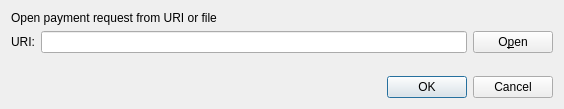
<?xml version="1.0" encoding="UTF-8"?>
<ui version="4.0">
 <class>OpenURIDialog</class>
 <widget class="QDialog" name="OpenURIDialog">
  <property name="geometry">
   <rect>
    <x>0</x>
    <y>0</y>
    <width>564</width>
    <height>109</height>
   </rect>
  </property>
  <property name="windowTitle">
   <string>Open URI</string>
  </property>
  <layout class="QVBoxLayout" name="verticalLayout">
   <item>
    <widget class="QLabel" name="label_2">
     <property name="text">
      <string>Open payment request from URI or file</string>
     </property>
    </widget>
   </item>
   <item>
    <layout class="QHBoxLayout" name="horizontalLayout">
     <item>
      <widget class="QLabel" name="label">
       <property name="text">
        <string>URI:</string>
       </property>
      </widget>
     </item>
     <item>
      <widget class="QValidatedLineEdit" name="uriEdit"/>
     </item>
     <item>
      <widget class="QPushButton" name="selectFileButton">
       <property name="toolTip">
        <string>Select payment request file</string>
       </property>
       <property name="text">
        <string notr="true">O&amp;pen</string>
       </property>
       <property name="icon">
        <iconset resource="../bitcoin.qrc">
         <normaloff>:/images/res/images/open.png</normaloff>:/images/res/images/open.png</iconset>
       </property>
       <property name="autoDefault">
        <bool>false</bool>
       </property>
      </widget>
     </item>
    </layout>
   </item>
   <item>
    <spacer name="verticalSpacer">
     <property name="orientation">
      <enum>Qt::Vertical</enum>
     </property>
     <property name="sizeHint" stdset="0">
      <size>
       <width>20</width>
       <height>40</height>
      </size>
     </property>
    </spacer>
   </item>
   <item>
    <widget class="QDialogButtonBox" name="buttonBox">
     <property name="orientation">
      <enum>Qt::Horizontal</enum>
     </property>
     <property name="standardButtons">
      <set>QDialogButtonBox::Cancel|QDialogButtonBox::Ok</set>
     </property>
    </widget>
   </item>
  </layout>
 </widget>
 <customwidgets>
  <customwidget>
   <class>QValidatedLineEdit</class>
   <extends>QLineEdit</extends>
   <header>qvalidatedlineedit.h</header>
  </customwidget>
 </customwidgets>
 <resources>
  <include location="../bitcoin.qrc"/>
 </resources>
 <connections>
  <connection>
   <sender>buttonBox</sender>
   <signal>accepted()</signal>
   <receiver>OpenURIDialog</receiver>
   <slot>accept()</slot>
   <hints>
    <hint type="sourcelabel">
     <x>248</x>
     <y>254</y>
    </hint>
    <hint type="destinationlabel">
     <x>157</x>
     <y>274</y>
    </hint>
   </hints>
  </connection>
  <connection>
   <sender>buttonBox</sender>
   <signal>rejected()</signal>
   <receiver>OpenURIDialog</receiver>
   <slot>reject()</slot>
   <hints>
    <hint type="sourcelabel">
     <x>316</x>
     <y>260</y>
    </hint>
    <hint type="destinationlabel">
     <x>286</x>
     <y>274</y>
    </hint>
   </hints>
  </connection>
 </connections>
</ui>
